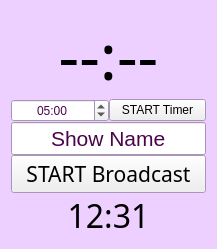
<?xml version="1.0" encoding="UTF-8"?>
<ui version="4.0">
 <class>BroadcastHelper_UI_form</class>
 <widget class="QWidget" name="BroadcastHelper_UI_form">
  <property name="windowModality">
   <enum>Qt::NonModal</enum>
  </property>
  <property name="geometry">
   <rect>
    <x>0</x>
    <y>0</y>
    <width>217</width>
    <height>241</height>
   </rect>
  </property>
  <property name="palette">
   <palette>
    <active>
     <colorrole role="Text">
      <brush brushstyle="SolidPattern">
       <color alpha="255">
        <red>75</red>
        <green>4</green>
        <blue>75</blue>
       </color>
      </brush>
     </colorrole>
     <colorrole role="Base">
      <brush brushstyle="SolidPattern">
       <color alpha="255">
        <red>255</red>
        <green>255</green>
        <blue>255</blue>
       </color>
      </brush>
     </colorrole>
     <colorrole role="Window">
      <brush brushstyle="SolidPattern">
       <color alpha="255">
        <red>237</red>
        <green>208</green>
        <blue>255</blue>
       </color>
      </brush>
     </colorrole>
    </active>
    <inactive>
     <colorrole role="Text">
      <brush brushstyle="SolidPattern">
       <color alpha="255">
        <red>75</red>
        <green>4</green>
        <blue>75</blue>
       </color>
      </brush>
     </colorrole>
     <colorrole role="Base">
      <brush brushstyle="SolidPattern">
       <color alpha="255">
        <red>255</red>
        <green>255</green>
        <blue>255</blue>
       </color>
      </brush>
     </colorrole>
     <colorrole role="Window">
      <brush brushstyle="SolidPattern">
       <color alpha="255">
        <red>237</red>
        <green>208</green>
        <blue>255</blue>
       </color>
      </brush>
     </colorrole>
    </inactive>
    <disabled>
     <colorrole role="Text">
      <brush brushstyle="SolidPattern">
       <color alpha="255">
        <red>120</red>
        <green>120</green>
        <blue>120</blue>
       </color>
      </brush>
     </colorrole>
     <colorrole role="Base">
      <brush brushstyle="SolidPattern">
       <color alpha="255">
        <red>237</red>
        <green>208</green>
        <blue>255</blue>
       </color>
      </brush>
     </colorrole>
     <colorrole role="Window">
      <brush brushstyle="SolidPattern">
       <color alpha="255">
        <red>237</red>
        <green>208</green>
        <blue>255</blue>
       </color>
      </brush>
     </colorrole>
    </disabled>
   </palette>
  </property>
  <property name="windowTitle">
   <string>TPayne's Broadcast Helper!!</string>
  </property>
  <layout class="QVBoxLayout" name="verticalLayout_2">
   <item>
    <layout class="QVBoxLayout" name="verticalLayout">
     <property name="spacing">
      <number>0</number>
     </property>
     <item>
      <widget class="QLabel" name="timer_text">
       <property name="font">
        <font>
         <family>Damn Noisy Kids</family>
         <pointsize>48</pointsize>
        </font>
       </property>
       <property name="text">
        <string>--:--</string>
       </property>
       <property name="alignment">
        <set>Qt::AlignCenter</set>
       </property>
      </widget>
     </item>
     <item>
      <layout class="QHBoxLayout" name="temp_horizontalLayout">
       <item>
        <widget class="QTimeEdit" name="timer_timeEdit">
         <property name="alignment">
          <set>Qt::AlignCenter</set>
         </property>
         <property name="time">
          <time>
           <hour>0</hour>
           <minute>5</minute>
           <second>0</second>
          </time>
         </property>
         <property name="currentSection">
          <enum>QDateTimeEdit::MinuteSection</enum>
         </property>
         <property name="displayFormat">
          <string>mm:ss</string>
         </property>
        </widget>
       </item>
       <item>
        <widget class="QPushButton" name="timer_btn">
         <property name="text">
          <string>START Timer</string>
         </property>
        </widget>
       </item>
      </layout>
     </item>
     <item>
      <spacer name="verticalSpacer">
       <property name="orientation">
        <enum>Qt::Vertical</enum>
       </property>
       <property name="sizeHint" stdset="0">
        <size>
         <width>20</width>
         <height>40</height>
        </size>
       </property>
      </spacer>
     </item>
     <item>
      <widget class="QLineEdit" name="name_lineEdit">
       <property name="font">
        <font>
         <pointsize>16</pointsize>
        </font>
       </property>
       <property name="text">
        <string>Show Name</string>
       </property>
       <property name="alignment">
        <set>Qt::AlignCenter</set>
       </property>
      </widget>
     </item>
     <item>
      <widget class="QPushButton" name="broadcast_btn">
       <property name="font">
        <font>
         <family>Gadugi</family>
         <pointsize>16</pointsize>
        </font>
       </property>
       <property name="text">
        <string>START Broadcast</string>
       </property>
      </widget>
     </item>
     <item>
      <widget class="QLabel" name="clock_text">
       <property name="font">
        <font>
         <family>Kozuka Gothic Pro M</family>
         <pointsize>24</pointsize>
        </font>
       </property>
       <property name="text">
        <string>12:31</string>
       </property>
       <property name="alignment">
        <set>Qt::AlignCenter</set>
       </property>
      </widget>
     </item>
    </layout>
   </item>
  </layout>
 </widget>
 <resources/>
 <connections/>
</ui>
